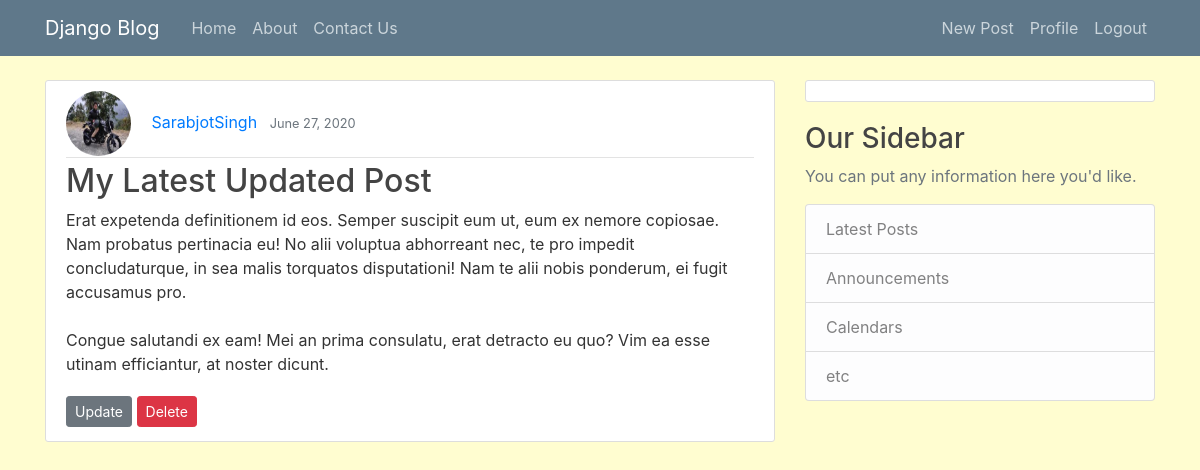
/blog/post/54/ (signed in), run on the app's committed database.
### blog/models.py (models this page shows, shortened)
class Posts(models.Model):
    title = models.CharField(max_length = 50,default="Unknown Title")
    content = models.TextField()
    date_posted = models.DateTimeField(default=timezone.now)
    author = models.ForeignKey(User, on_delete=models.CASCADE)

### users/models.py (models this page shows, shortened)
class profile(models.Model):
    user = models.OneToOneField(User, on_delete = models.CASCADE)
    image = models.ImageField(default = 'default.png', upload_to = 'profile_pics')

### blog/views.py (the view)
# urls.py: path('post/<int:pk>/', PostDetailView.as_view(), name='post-detail'),
class PostDetailView(LoginRequiredMixin, DetailView):
    model = Posts

### blog/templates/blog/posts_detail.html
{% extends 'blog/base.html' %}
{% block content %}
    <article class="media content-section">
      <div class="media-body">
        <div class="article-metadata">
          <img class="rounded-circle article-img" src="{{ object.author.profile.image.url }}">
          <a class="mr-2" href="{% url 'user-posts' object.author %}">{{ object.author }}</a>
          <small class="text-muted">{{ object.date_posted|date:"F d, Y" }}</small>
        </div>
        <h2><a class="article-title" href="{% url 'post-detail' object.id %}">{{ object.title }}</a></h2>
        <p class="article-content">{{ object.content }}</p>
        {% if object.author == user %}
          <a class="btn btn-secondary btn-sm mt-1 mb-1" href="{% url 'post-update' object.id %}">Update</a>
          <a class="btn btn-danger btn-sm mt-1 mb-1" href="{% url 'post-delete' object.id %}">Delete</a>
        {% endif %}
      </div>
    </article>
{% endblock content %}

### blog/static/blog/main.css (style rules this page uses)
body { background: #FFFDD0; color: #333333; margin-top: 5rem; }
h1, h2, h3, h4, h5, h6 { color: #444444; }
.content-section { background: #ffffff; padding: 10px 20px; border: 1px solid #dddddd; border-radius: 3px; margin-bottom: 20px; }
.article-title { color: #444444; }
.article-content { white-space: pre-line; }
.article-img { height: 65px; width: 65px; margin-right: 16px; }
.article-metadata { padding-bottom: 1px; margin-bottom: 4px; border-bottom: 1px solid #e3e3e3 }

### data on the page
Posts: author.profile.image (picture), author "SarabjotSingh", date_posted "June 27, 2020", title "My Latest Updated Post", content "Erat expetenda definitionem id eos. Semper suscipit eum ut, eum ex nemore copiosae. Nam probatus pertinacia eu! No alii voluptua abhorreant nec, te pro impedit concludaturque, in sea malis torquatos disputationi! Nam te alii nobis ponderum, ei fugit accusamus pro. Congue salutandi ex eam! Mei an prima consulatu, erat detracto eu quo? Vim ea esse utinam efficiantur, at noster dicunt."
